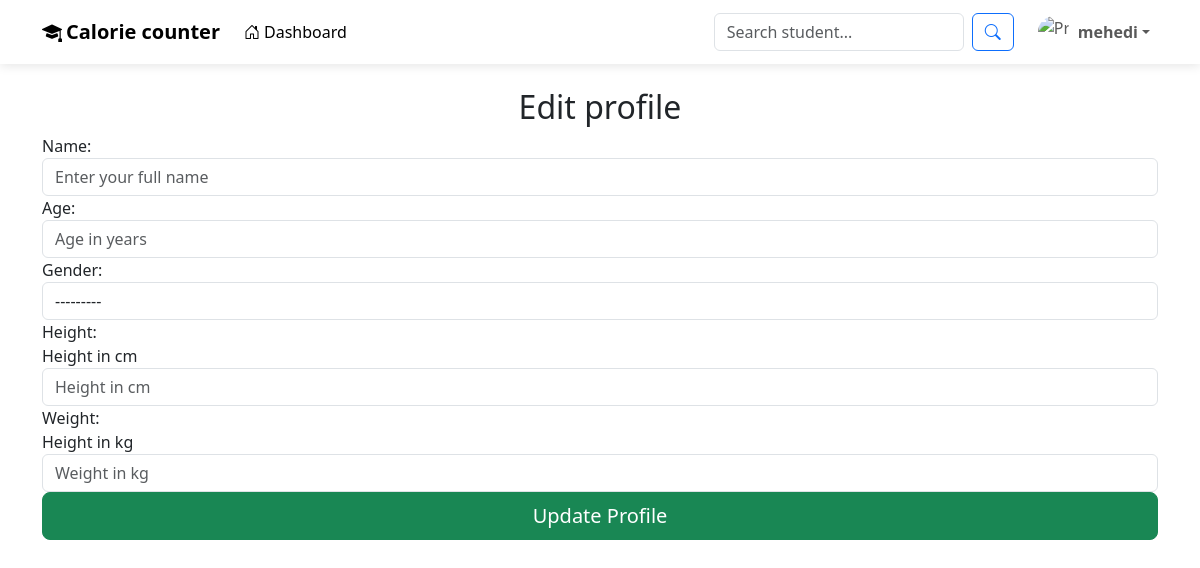
The page /editProfile/ (signed in) on the database as committed earlier.
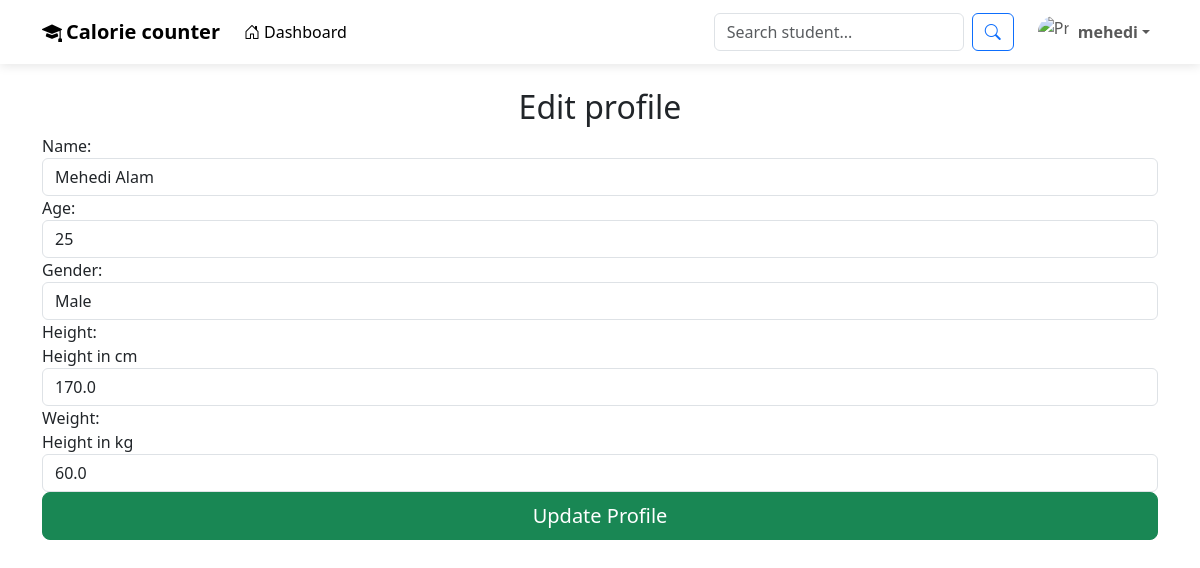
The same page on the database as committed later.
### calorie_counter_app/models.py (models this page shows, shortened)
class UserProfileModel(models.Model):
    GENDER_TYPE = [
        ('Male','Male'),
        ('Female','Female'),
    ]
    user = models.OneToOneField(CustomUserModel, on_delete=models.CASCADE, related_name='user_profile')
    Name = models.CharField(max_length=100, null=True)
    Age = models.PositiveBigIntegerField(null=True)
    Gender = models.CharField(choices=GENDER_TYPE, max_length=100,null=True)
    Height = models.FloatField(null=True, help_text='Height in cm')
    Weight = models.FloatField(null=True, help_text='Height in kg')

### calorie_counter_app/views.py (the view)
# urls.py: path('editProfile/', editProfile, name='editProfile'),
def editProfile(request):
    try:
        profile_info = UserProfileModel.objects.get(user=request.user)
    except UserProfileModel.DoesNotExist:
        profile_info = UserProfileModel(user=request.user)  # Create new profile if needed
    if request.method == 'POST':
        profile_form = UserProfileForm(request.POST, instance=profile_info)
        if profile_form.is_valid():
            profile_form.save()
            return redirect('profile')
    else:
        profile_form = UserProfileForm(instance=profile_info)
    return render(request, 'editProfile.html', {'profile_form': profile_form})

### calorie_counter_app/forms.py
class UserProfileForm(forms.ModelForm):
    class Meta:
        model = UserProfileModel
        fields = ['Name','Age','Gender','Height','Weight']
        widgets = {
            'Name': forms.TextInput(attrs={
                'class': 'form-control',
                'placeholder': 'Enter your full name'
            }),
            'Age': forms.NumberInput(attrs={
                'class': 'form-control',
                'min': 1,
                'max': 120,
                'placeholder': 'Age in years'
            }),
            'Gender': forms.Select(attrs={
                'class': 'form-control'
            }),
            'Height': forms.NumberInput(attrs={
                'class': 'form-control',
                'step': '0.1',
                'placeholder': 'Height in cm'
            }),
            'Weight': forms.NumberInput(attrs={
                'class': 'form-control',
                'step': '0.1',
                'placeholder': 'Weight in kg'
            }),
        }

### calorie_counter_app/templates/editProfile.html (shortened to what this page needs)
{% extends 'master.html' %}
{% block body %}
  <div class="container">
    <h2 class="text-center mt-4">Edit profile</h2>
    <form action="" method="POST">
    {{ profile_form }}
    <div class="d-grid mb-3">
      <button type="submit" class="btn btn-success btn-lg">Update Profile</button>
    </div>
  </form>
  </div>
{% endblock %}

Rows that differ between the two databases and show on the page:
changed UserProfileModel: Name (not shown) → "Mehedi Alam"; Age (not shown) → "25"; Gender "---------" → "Male"; Height (not shown) → "170.0"; Weight (not shown) → "60.0"
